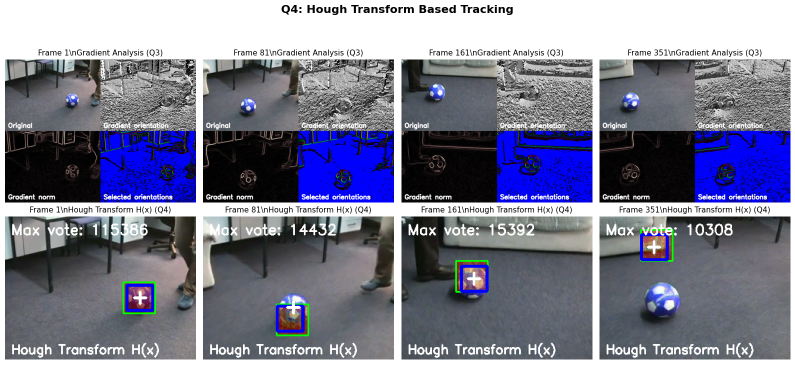
#> input picture hough_process.png, 1589 x 729 px (shown at 1/2 size)
$ python -i features.py   (imports and definitions only)   (older library calls are emulated)
#> lines starting #> are read from the running program, lines starting #| are printed output that depends on the picture; after the words box and inside, x2 and y2 are one past the last pixel; in counts of white or black regions, pixels touching at a corner belong together
#> further down, picture is the input picture: shape (729, 1589, 3); mean B, G, R 144.7, 123.7, 122.6
"""
Feature extraction for tracking
Includes color histograms, gradients and other feature extraction utilities
"""
import cv2
import numpy as np
from pathlib import Path


# [107 lines left out: functions extract_color_histogram, compute_backprojection, visualize_hue_and_backprojection, not called in this run]

def compute_gradients(frame, threshold=30):
    """
    Q3: compute gradient orientations and magnitudes

    Args:
        frame: input frame (BGR color image)
        threshold: gradient magnitude threshold; pixels below are masked out

    Returns:
        orientations: gradient direction (radians), shape (H, W)
        magnitudes: gradient magnitude, shape (H, W)
        mask: boolean mask of salient gradients, shape (H, W)
    """
#> called with threshold = 30
    # Convert to grayscale
    if len(frame.shape) == 3:
        gray = cv2.cvtColor(frame, cv2.COLOR_BGR2GRAY)
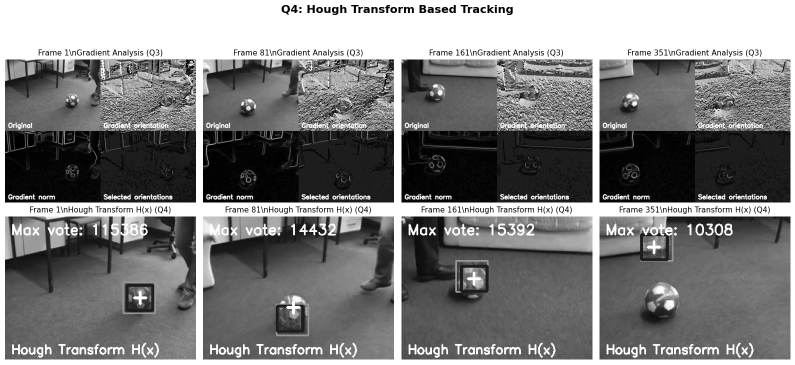
#> gray: shape (729, 1589) (shown at 1/2 size); min 0, max 255, mean 125.8
    else:
        gray = frame

    # Compute gradients in x and y using Sobel operator
    grad_x = cv2.Sobel(gray, cv2.CV_64F, 1, 0, ksize=3)
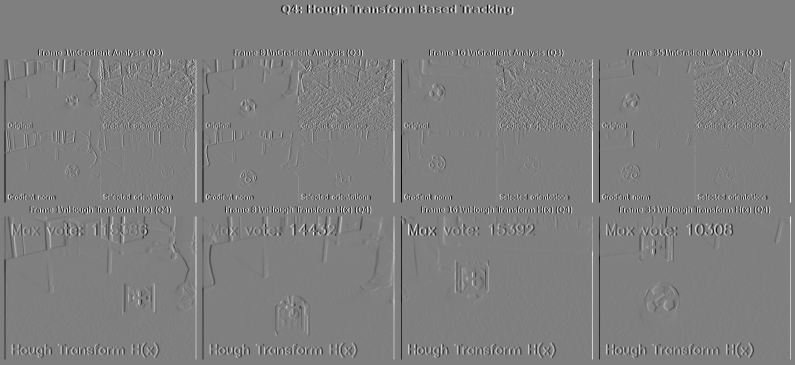
#> grad_x: shape (729, 1589) float64 (shown at 1/2 size); min -1020, max 1020, mean 0; drawn with min black and max white
    grad_y = cv2.Sobel(gray, cv2.CV_64F, 0, 1, ksize=3)
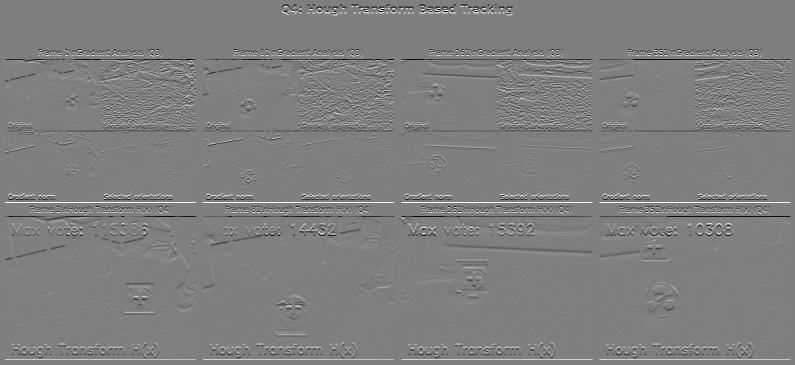
#> grad_y: shape (729, 1589) float64 (shown at 1/2 size); min -1020, max 1020, mean 0; drawn with min black and max white

    # Compute gradient magnitude
    magnitudes = np.sqrt(grad_x**2 + grad_y**2)
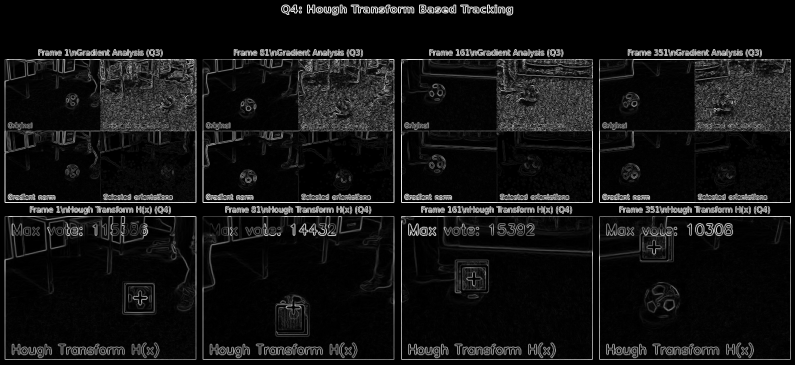
#> magnitudes: shape (729, 1589) float64 (shown at 1/2 size); min 0, max 1102.4, mean 85.9; drawn with min black and max white

    # Compute gradient orientation (radians)
    orientations = np.arctan2(grad_y, grad_x)
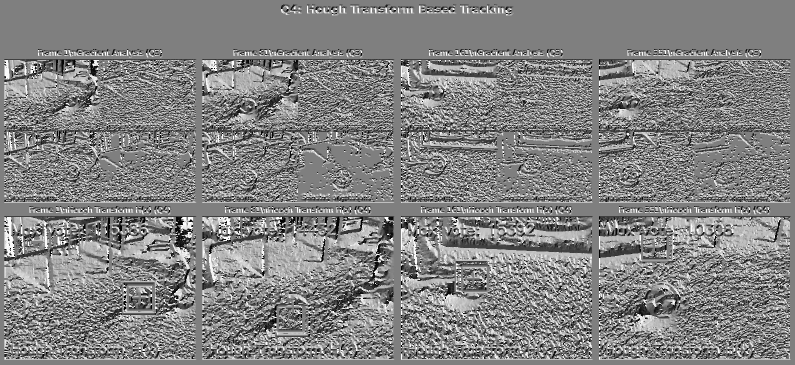
#> orientations: shape (729, 1589) float64 (shown at 1/2 size); min -3.14, max 3.14, mean 0.0965; drawn with min black and max white

    # Create mask by thresholding gradient magnitude
    mask = magnitudes > threshold
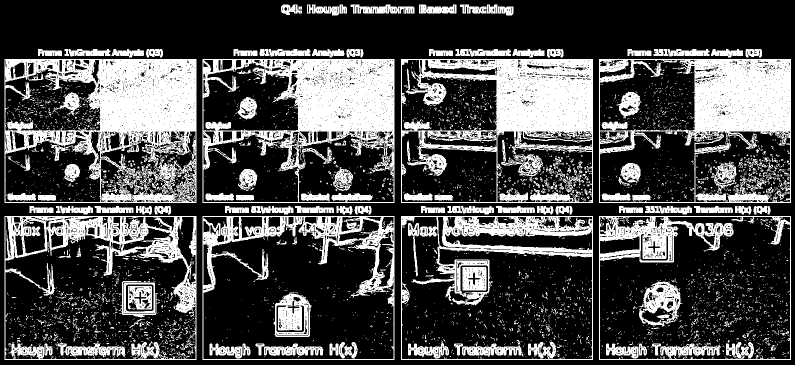
#> mask: shape (729, 1589) bool (shown at 1/2 size); 30.6% white; 4705 white regions (4429 under 20 px), largest, box (x1, y1, x2, y2) and area: (9, 118, 393, 406) 53632, (802, 118, 1186, 406) 45773, (405, 118, 789, 406) 45753

    return orientations, magnitudes, mask


# [173 lines left out: functions visualize_gradients, visualize_gradient_magnitude, render_gradient_quadrants, visualize_hough_transform, not called in this run]

>>> import cv2
>>> picture = cv2.imread('../hough_process.png')
>>> result = compute_gradients(picture)
